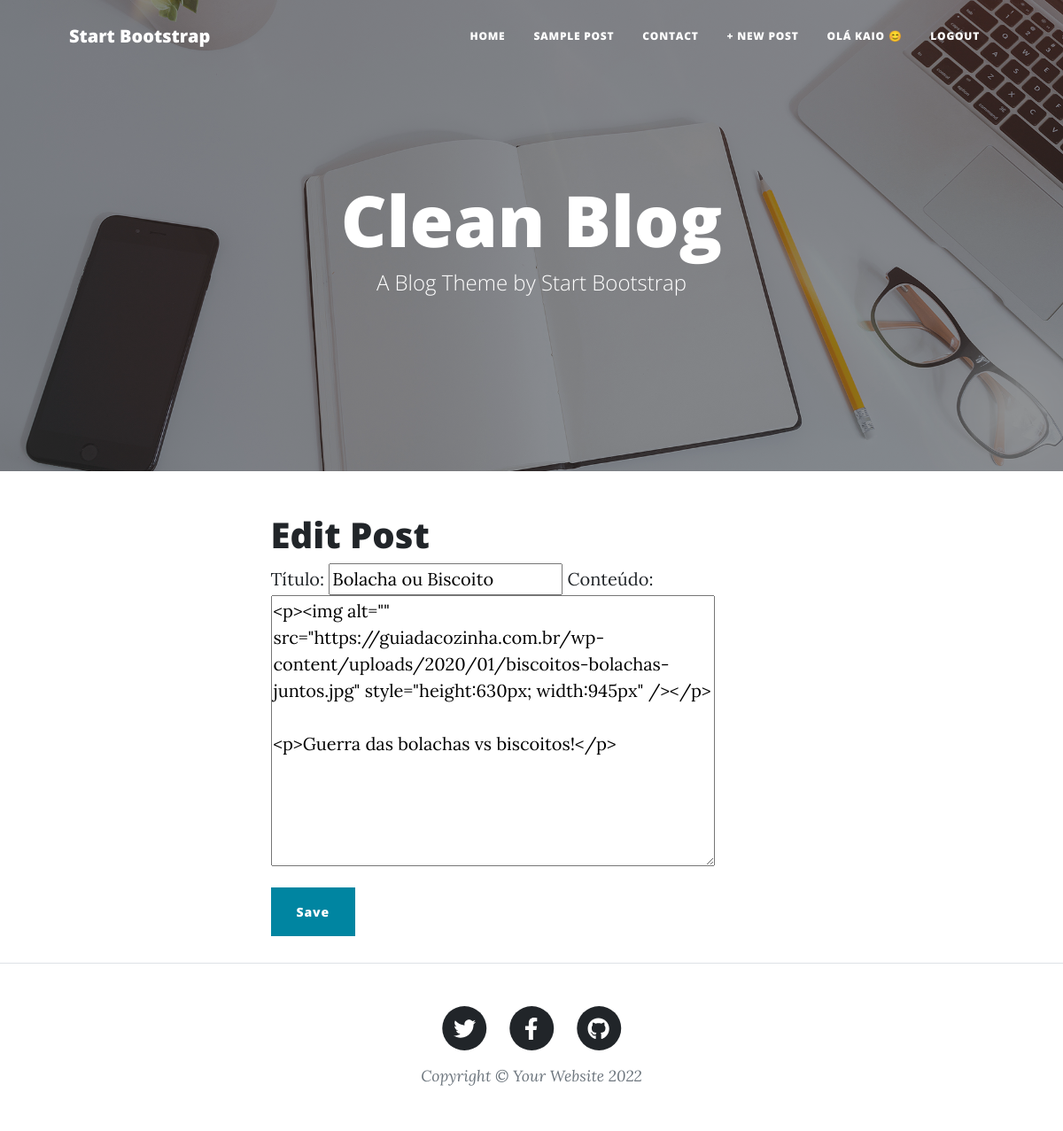
The app's page /bolacha-ou-biscoito/edit/ (signed in) with its own data.
### blog/models.py (models this page shows, shortened)
class Post(models.Model):
   title = models.CharField(verbose_name="Título", max_length=200)
   subtitle = models.CharField(verbose_name="Subtítulo", max_length=300)
   slug = models.SlugField(max_length=200)
   author = models.ForeignKey(User, on_delete=models.CASCADE)
   content = RichTextField(verbose_name="Conteúdo")
   published_at = models.DateTimeField(default=timezone.now)
   created_at = models.DateTimeField(auto_now_add=True)#só irá add a data na 1ª vez | campo oculto
   modified_at = models.DateTimeField(auto_now=True)#campo oculto
   status = models.CharField(max_length=20, choices=STATUS, default='draft')
   category = models.ManyToManyField(Category, related_name="get_posts")
   images = models.ImageField(upload_to="blog", null=True, blank=True)
   objects = models.Manager()
   published = PublishedManager()
   class Meta:
      ordering = ('-published_at',)#irá mostrar os mais recentes antes

### blog/views.py (the view, shortened to what this page needs)
# urls.py: path('<slug:slug>/edit/', views.BlogUpdateView.as_view(), name='post.edit'),
class BlogUpdateView(SuccessMessageMixin, UpdateView):
   model = Post
   template_name = 'blog/edit.html'
   fields = ['title', 'content']
   success_message = "%(field)s alterado com sucesso!" #field neste caso será o atributo 'title', ver abaixo

### blog/templates/blog/edit.html (shortened to what this page needs)
{% extends 'base.html' %}
{% load bootstrap %}
{% block content %}
   <h1>Edit Post</h1>
   <form method="POST">
      <div class="mb-3">
         {{form|bootstrap}}
      </div>
      <button type="submit" class="btn btn-primary">Save</button>
   </form>
   <br>
{% endblock %}

### static/templates/base.html (shortened to what this page needs)
{% load static %}
<!DOCTYPE html>
<html lang="en">
<head>
   <link href="https://cdn.jsdelivr.net/npm/bootstrap@5.1.3/dist/css/bootstrap.min.css" rel="stylesheet">
   <link rel="stylesheet" href="{% static 'css/style_blog.css' %}">
</head>
<body>
   <nav class="navbar navbar-expand-lg navbar-light" id="mainNav">
      <div class="container px-4 px-lg-5">
          <a class="navbar-brand" href="#">Start Bootstrap</a>
          <div class="collapse navbar-collapse" id="navbarResponsive">
              <ul class="navbar-nav ms-auto py-4 py-lg-0">
                  <li class="nav-item"><a class="nav-link px-lg-3 py-3 py-lg-4" href="{% url 'blog.home' %}">Home</a></li>
                  <li class="nav-item"><a class="nav-link px-lg-3 py-3 py-lg-4" href="post.html">Sample Post</a></li>
                  <li class="nav-item"><a class="nav-link px-lg-3 py-3 py-lg-4" href="contact.html">Contact</a></li>
                  {% if user.is_authenticated %}
                     <li class="nav-item"><a class="nav-link px-lg-3 py-3 py-lg-4" href="{% url 'post.new' %}">+ New Post</a></li>
                     <li class="nav-item"><a class="nav-link px-lg-3 py-3 py-lg-4" href="#">Olá {{user.username}} &#128522;</a></li>
                     <li class="nav-item"><a class="nav-link px-lg-3 py-3 py-lg-4" href="{% url 'logout' %}">Logout</a></li>
                  {% else %}
                     <li class="nav-item"><a class="nav-link px-lg-3 py-3 py-lg-4" href="{% url 'login' %}">Login</a></li>
                  {% endif %}
              </ul>
          </div>
      </div>
   </nav>
   <header class="masthead" style="background-image: url({% static 'img/home-bg.jpg' %})">
      <div class="container position-relative px-4 px-lg-5">
          <div class="row gx-4 gx-lg-5 justify-content-center">
              <div class="col-md-10 col-lg-8 col-xl-7">
                  <div class="site-heading">
                      <h1>Clean Blog</h1>
                      <span class="subheading">A Blog Theme by Start Bootstrap</span>
                  </div>
              </div>
          </div>
      </div>
   </header>
   <div class="container px-4 px-lg-5">
      <div class="row gx-4 gx-lg-5 justify-content-center">
         <div class="col-md-10 col-lg-8 col-xl-7">
            {% block content %}
            {% endblock %}
         </div>
      </div>
   </div>
   <footer class="border-top">
      <div class="container px-4 px-lg-5">
          <div class="row gx-4 gx-lg-5 justify-content-center">
              <div class="col-md-10 col-lg-8 col-xl-7">
                  <ul class="list-inline text-center">
                      <li class="list-inline-item">
                          <a href="#!">
                              <span class="fa-stack fa-lg">
                                  <i class="fas fa-circle fa-stack-2x"></i>
                                  <i class="fab fa-twitter fa-stack-1x fa-inverse"></i>
                              </span>
                          </a>
                      </li>
                      <li class="list-inline-item">
                          <a href="#!">
                              <span class="fa-stack fa-lg">
                                  <i class="fas fa-circle fa-stack-2x"></i>
                                  <i class="fab fa-facebook-f fa-stack-1x fa-inverse"></i>
                              </span>
                          </a>
                      </li>
                      <li class="list-inline-item">
                          <a href="#!">
                              <span class="fa-stack fa-lg">
                                  <i class="fas fa-circle fa-stack-2x"></i>
                                  <i class="fab fa-github fa-stack-1x fa-inverse"></i>
                              </span>
                          </a>
                      </li>
                  </ul>
                  <div class="small text-center text-muted fst-italic">Copyright &copy; Your Website 2022</div>
              </div>
          </div>
      </div>
   </footer>
</body>
</html>

### records on screen
Post: title "Bolacha ou Biscoito", content "<p><img alt=\"\" src=\"https://guiadacozinha.com.br/wp-content/uploads/2020/01/biscoitos-bolachas-juntos.jpg\" style=\"height:630px; width:945px\" /></p> <p>Guerra das bolachas vs biscoitos!</p>"

### other values on screen
{{ user.username }} "KAIO"
